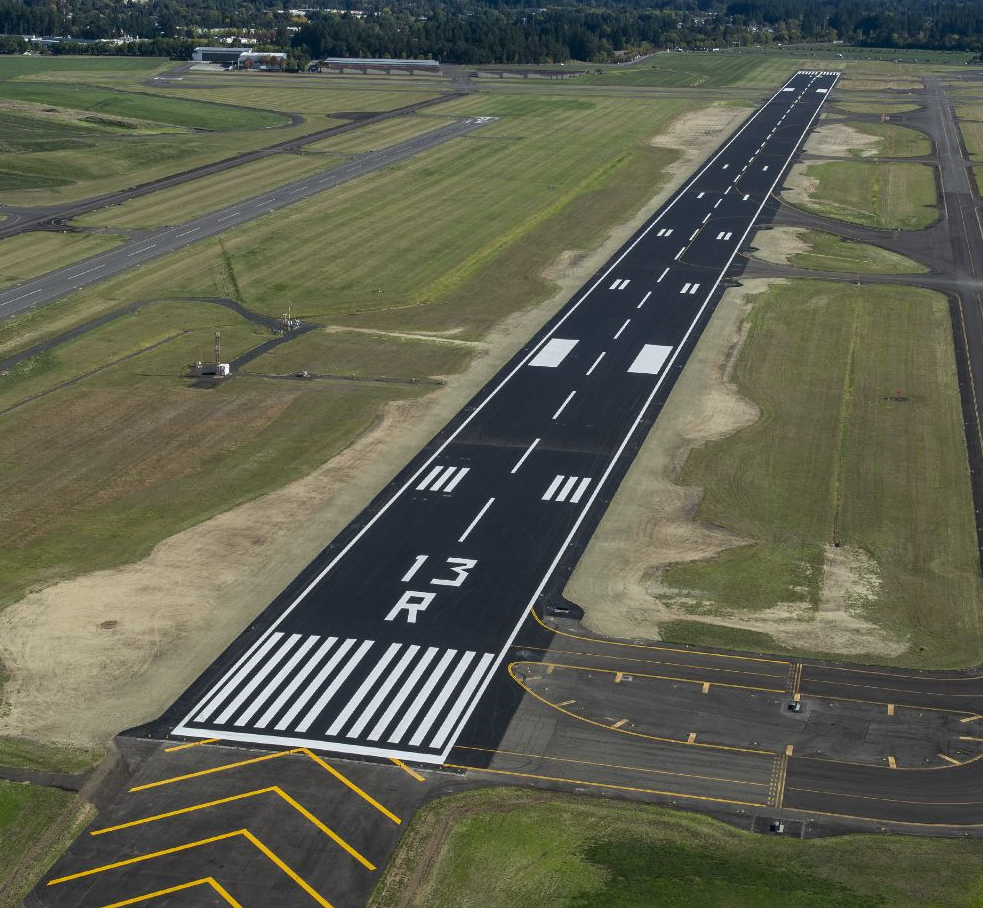
#> input picture images/2.png, 983 x 908 px, found by its file name
$ jupyter execute hough.ipynb
#> lines starting #> are read from the running program, lines starting #| are printed output that depends on the picture; after the words box and inside, x2 and y2 are one past the last pixel; in counts of white or black regions, pixels touching at a corner belong together
[cell 1]
import cv2
import numpy as np
import matplotlib.pyplot as plt
'''
Input:
    2 coordinates of line segment
Output:
    Hough parameters theta and rho, and length of line
    theta is the slope angle of normal line of line
    rho is the distance to origin with sign depending on sign of x intersect
    range of theta is within -pi/2 to pi/2
    range of rho is within -maxRho to maxRho, where maxRho is the length of diagnoal line of image
    To distinguish 2 line segments with same distance to origin and slope but in different sides of origin,
    we define that for line with negative x intersect, rho is negative with abs equal to distance to origin.
'''
def computeHoughTransformCoord(x1, y1, x2, y2):

    if y1 == y2:
        theta = np.pi/2
        rho = abs(y1)
        length = abs(x1 - x2)
        return theta, rho, length

    k_inv =  (x1 - x2) / (y1 - y2)
    theta = np.arctan(-k_inv)

    A = y2 - y1
    B = x2 - x1
    C = abs(x2*y1 - x1*y2)
    length = np.sqrt(A**2 + B**2)
    rho = C / length

    # distinguish same distance and theta but different sides
    X0 = - k_inv * y1 + x1
    if X0 < 0:
        rho = -rho

    return theta, rho, length

'''
compute average gray scale around a line
'''
def average_grayscale_along_line(image, x1, y1, x2, y2):
    # Calculate the length of the line
    L = np.sqrt((x2 - x1)**2 + (y2 - y1)**2)

    # Calculate the unit direction vector
    vx = (x2 - x1) / L
    vy = (y2 - y1) / L

    # Initialize a list to store average grayscale values
    grayscale_values = []

    # Iterate over each point along the line
    for i in range(int(L)):
        x = int(x1 + i * vx)
        y = int(y1 + i * vy)

        # Iterate over 5 points to the left and 5 points to the right of the current point
        for j in range(-9, 10):
            x_neighbor = x + j
            if x_neighbor >= 0 and x_neighbor < image.shape[1]\
                and y >= 0 and y < image.shape[0]:
                grayscale_value = image[y, x_neighbor]
                grayscale_values.append(grayscale_value)

    average_grayscale = np.mean(grayscale_values)

    return average_grayscale


'''
Input:
    grid: a list contains (theta, rho, line, d) tuple
    color: the color of runway
    draw: whether to draw result
Output:
    (theta, rho): Hough parameters
'''
def computeResult(grid: list, lineImg, color = (0, 0, 255), draw=False):
    # 假设 max_index 是一个包含多个元组 (theta, rho) 的列表
    thetas = [pair[0] for pair in grid]
    rhos = [pair[1] for pair in grid]
    lines = [pair[2] for pair in grid]
    ds = [pair[3] for pair in grid]

    # [9 lines of commented-out code are left out]

    x = []
    y = []
    weights = []
    for line, d in zip(lines, ds):
        line = line[0]
        x.append(line[0])
        x.append(line[2])
        y.append(line[1])
        y.append(line[3])
        weights.append(d)
        weights.append(d)

    A = np.vstack([x, np.ones(len(x))]).T
    w = np.diag(np.sqrt(weights))
    m, c = np.linalg.lstsq(w @ A, y @ w, rcond=None)[0]

    if(m == 0):
        theta = np.pi/2
        rho = c
    else:
        theta = np.arctan(-1/m)
        rho = c * np.sin(theta)

    if draw == True:
        # draw result lines
        if theta == 0:
            cv2.line(lineImg, (rho, -1000), (rho, 1000), color, 1)
        elif not np.isnan(theta):
            LL = 3000
            cv2.line(lineImg, (0, int(c)), (LL, int( LL *m + c)), color, 1)

        # draw grid lines
        for line, d in zip(lines, ds):
            x1, y1, x2, y2 = map(int, line[0])
            cv2.line(lineImg, (x1, y1), (x2, y2), (255, 0, 255), 1)

    return theta, rho

def draw_lines(img, lines, gray_thres):
    drawn_img = img.copy()
    gray = cv2.cvtColor(img, cv2.COLOR_BGR2GRAY)
    for line in lines:
        x1, y1, x2, y2 = map(int, line[0])
        average_grayscale = average_grayscale_along_line(gray, x1, y1, x2, y2)
        if average_grayscale < gray_thres:
            cv2.line(drawn_img, (x1, y1), (x2, y2), (255, 0, 0), 1, cv2.LINE_AA)
        else:
            cv2.line(drawn_img, (x1, y1), (x2, y2), (0, 255, 0), 1, cv2.LINE_AA)
    plt.imshow(cv2.cvtColor(drawn_img, cv2.COLOR_BGR2RGB))
    # plt.show()

[cell 2]
img = cv2.imread("images/2.png")
#> img is the input picture: shape (908, 983, 3); mean B, G, R 79.9, 95.6, 93.9
gray = cv2.cvtColor(img, cv2.COLOR_BGR2GRAY)
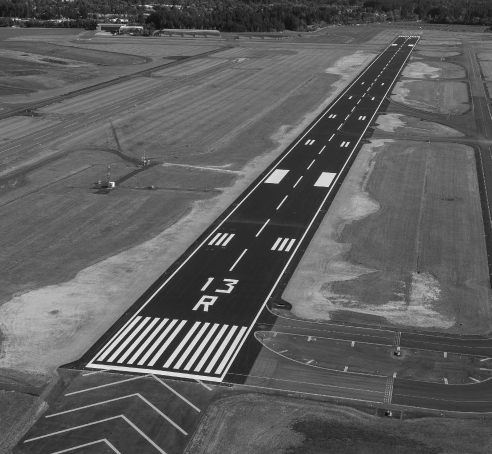
#> gray: shape (908, 983) (shown at 1/2 size); min 1, max 255, mean 93.3

height, width, _ = img.shape
lsd = cv2.createLineSegmentDetector(scale=0.8, sigma_scale=0.6, quant=2.0, ang_th=22.5, log_eps=0.0, density_th=0.7, n_bins=1024)
lines, _, prec, nfa = lsd.detect(gray)
#> lines = 1596 rows, first 6: [438.4, 754.5, 226.8, 730.1], [306.7, 747, 387, 757.3], [220.5, 738.6, 301.8, 746.5], [384.4, 619.8, 390.6, 619.7], [274.4, 728.9, 283.2, 729.5], [528.2, 364.9, 555.7, 366.7]; prec = 1596 values from 0.125 to 0.125; nfa = None

length_thres = 2
gray_thres = 0

plt.figure(figsize=[15,15])

# show original lines
plt.subplot(2,2,1)
draw_lines(img, lines, gray_thres)
#> the loop in draw_lines, `for line in lines:` made 1596 passes
#> (line, x1, y1, x2, y2, L in average_grayscale_along_line, vx in average_grayscale_along_line, vy in average_grayscale_along_line) on passes 1 to 3: ([[438.4, 754.5, 226.8, 730.1]], 438, 754, 226, 730, 213.4, -0.994, -0.112), ([[306.7, 747, 387, 757.3]], 306, 747, 386, 757, 80.62, 0.992, 0.124), ([[220.5, 738.6, 301.8, 746.5]], 220, 738, 301, 746, 81.39, 0.995, 0.0983)
#> after the loop in draw_lines, `for line in lines:`:
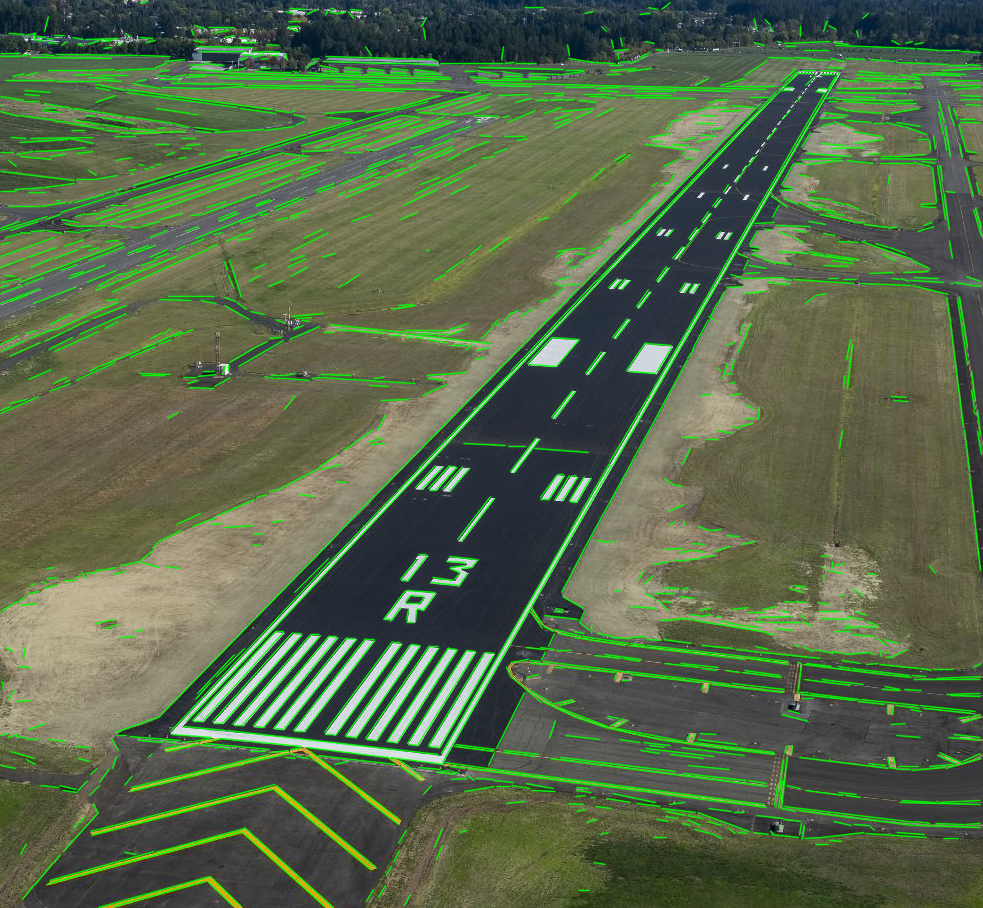
#> drawn_img: shape (908, 983, 3); 13.89% of pixels changed, all inside (x1, y1, x2, y2) = (0, 0, 983, 908)

thetaList = []
dList = []
rhoList = []
lineList = []
for line in lines:
    # check average gray scale
    x1, y1, x2, y2 = map(int, line[0])
    average_grayscale = average_grayscale_along_line(gray, x1, y1, x2, y2)
    if average_grayscale < gray_thres:
        continue

    # check short lines and horizontal lines
    theta, rho, d = computeHoughTransformCoord(x1, y1, x2, y2)
    if d < length_thres:
        continue
    if abs(np.abs(theta) - np.pi/2) < np.pi / 16 or np.abs(theta) > 1.5707963:
        continue

    thetaList.append(theta)
    dList.append(d)
    rhoList.append(rho)
    lineList.append(line)
#> this loop made 1596 passes

# show filtered lines
plt.subplot(2,2,2)
draw_lines(img, lineList, gray_thres)
#> call 2 of draw_lines, with gray_thres = 0
#> the loop in draw_lines (call 2), `for line in lines:` made 816 passes
#> line on passes 1 to 3: [[417.9, 608.9, 423.5, 610.2]], [[228.2, 371.9, 228.7, 364.3]], [[408.7, 609.2, 406.4, 620.8]]
#> after the loop in draw_lines (call 2), `for line in lines:`:
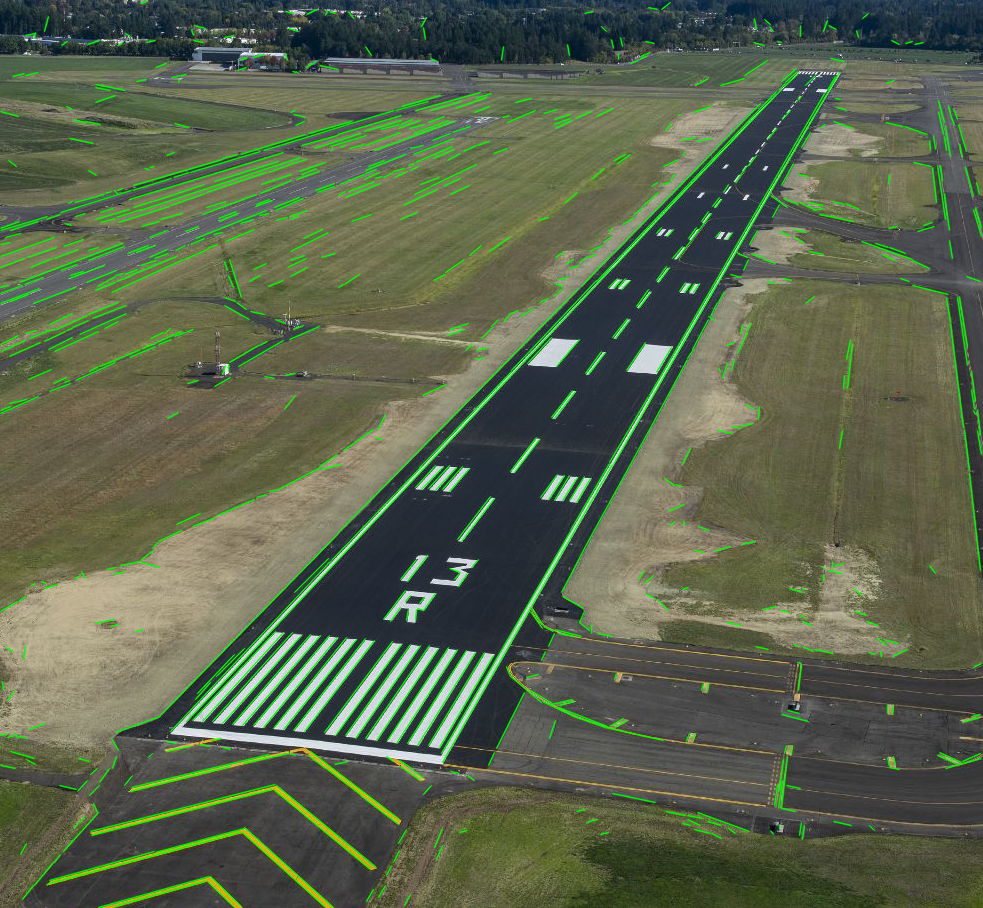
#> drawn_img: shape (908, 983, 3); 7.23% of pixels changed, all inside (x1, y1, x2, y2) = (0, 0, 983, 908)


if width * height < 100000:
    N = 40
else:
    N = 60

Ntheta = N
Nrho = N
maxRho = np.sqrt(img.shape[0]**2 + img.shape[1]**2)
# 创建一个网格
theta_bins = np.linspace(-np.pi/2, np.pi/2, num=Ntheta)
rho_bins = np.linspace(-maxRho, maxRho, num=Nrho)
totalLengthGrid = np.zeros((len(theta_bins) - 1, len(rho_bins) - 1))
thetaRhoGrid = [[[] for _ in range(len(rho_bins) - 1)] for _ in range(len(theta_bins) - 1)]

# 映射thetaList和rhoList到网格中
for theta, rho, d, line in zip(thetaList, rhoList, dList, lineList):
    theta_idx = np.digitize(theta, theta_bins) - 1
    rho_idx = np.digitize(rho, rho_bins) - 1
    # print(theta, rho, theta_idx, rho_idx)
    totalLengthGrid[theta_idx, rho_idx] += d
    thetaRhoGrid[theta_idx][rho_idx].append((theta, rho, line, d))
#> this loop made 816 passes
#> (theta, rho, d, line) on passes 1 to 3: (-1.25, -444.9, 6.32, [[417.9, 608.9, 423.5, 610.2]]), (0, 228, 7, [[228.2, 371.9, 228.7, 364.3]]), (0.18, 510.4, 11.18, [[408.7, 609.2, 406.4, 620.8]])

# 绘制热力图
plt.subplot(2,2,3)
plt.imshow(totalLengthGrid, extent=(rho_bins[0], rho_bins[-1], theta_bins[0], theta_bins[-1]), aspect='auto', origin='lower')
plt.colorbar()
plt.xlabel('Rho')
plt.ylabel('Theta')
# plt.show()

# 找到最大元素的索引
max_index = np.unravel_index(np.argmax(totalLengthGrid), totalLengthGrid.shape)
max_d = totalLengthGrid[max_index]

# 将最大元素设为负无穷
totalLengthGrid[max_index] = -np.inf
#> totalLengthGrid: shape (59, 59) float64; 0.03% of the values are NaN or infinite; the others: min 0, max 1920, mean 6.04

# 找到第二大元素的索引
second_max_index = np.unravel_index(np.argmax(totalLengthGrid), totalLengthGrid.shape)
second_max_d = totalLengthGrid[second_max_index]

totalLengthGrid[second_max_index] = -np.inf
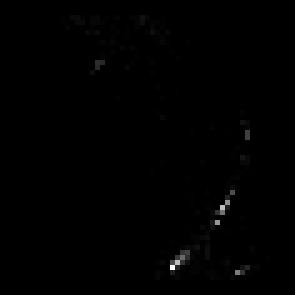
#> totalLengthGrid: shape (59, 59) float64 (shown 5 times larger); 0.06% of the values are NaN or infinite; the others: min 0, max 1446.5, mean 5.49; drawn with min black, max white, NaN and infinite black

third_max_index = np.unravel_index(np.argmax(totalLengthGrid), totalLengthGrid.shape)
third_max_d = totalLengthGrid[third_max_index]

lineImg = img.copy()
theta0, rho0 = computeResult(thetaRhoGrid[max_index[0]][max_index[1]], lineImg, color = (0, 0, 255), draw=True)
#> the loop in computeResult, `for line, d in zip(lines, ds):` made 22 passes
#> (line, d) on passes 1 to 8: ([[222.6, 723.9, 301.3, 635.1]], 118.3), ([[328.8, 563.8, 170.5, 731.7]], 230.6), ([[202.9, 721.8, 283.9, 632.8]], 120.3), ([[293, 632.9, 213, 721.6]], 119.7), ([[186.1, 721.2, 612.8, 267.7]], 622.6), ([[275.3, 631.5, 192.8, 720.2]], 121.7), ([[435.6, 490.8, 456.1, 467.5]], 31.14), ([[511.2, 371.1, 429.7, 457.2]], 118.8)
#> after the loop in computeResult, `for line, d in zip(lines, ds):`:
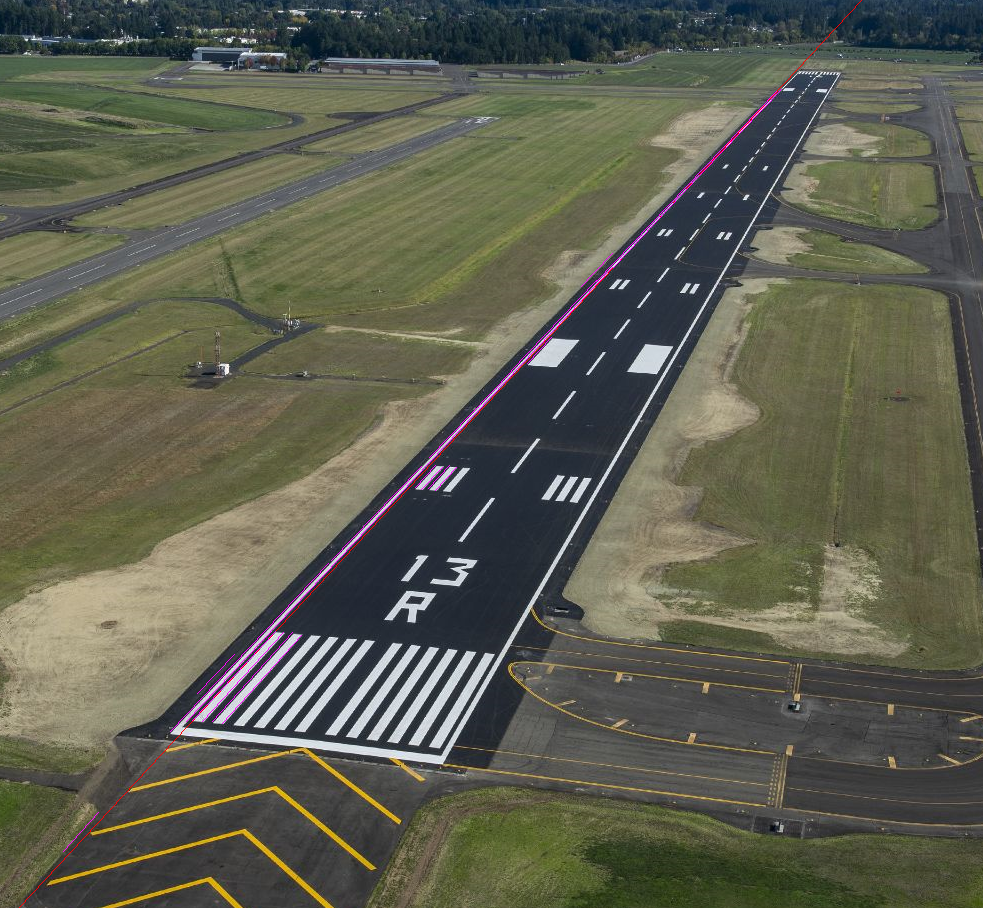
#> lineImg: shape (908, 983, 3); mean B, G, R 80, 95.3, 94.3
theta1, rho1 = computeResult(thetaRhoGrid[second_max_index[0]][second_max_index[1]], lineImg, color = (0, 255, 0), draw=True)
#> the loop in computeResult (call 2), `for line, d in zip(lines, ds):` made 17 passes
#> (line, d) on passes 1 to 8: ([[442.5, 762.2, 612.8, 464.8]], 343.1), ([[613.3, 464.5, 717.9, 283]], 208.8), ([[484.5, 652.7, 428.7, 745.5]], 108.6), ([[439.6, 747.5, 493.4, 655.1]], 106.7), ([[576.7, 502.3, 590.8, 478.7]], 27.78), ([[648.8, 396, 609.9, 462.9]], 76.66), ([[570, 531, 441.1, 754]], 256.8), ([[609.6, 463.3, 570.2, 530.9]], 77.52)
# computeResult(thetaRhoGrid[third_max_index[0]][third_max_index[1]], lineImg, color=(255, 0, 0), draw=True)

plt.subplot(2,2,4)
plt.imshow(cv2.cvtColor(lineImg, cv2.COLOR_BGR2RGB))
plt.show()
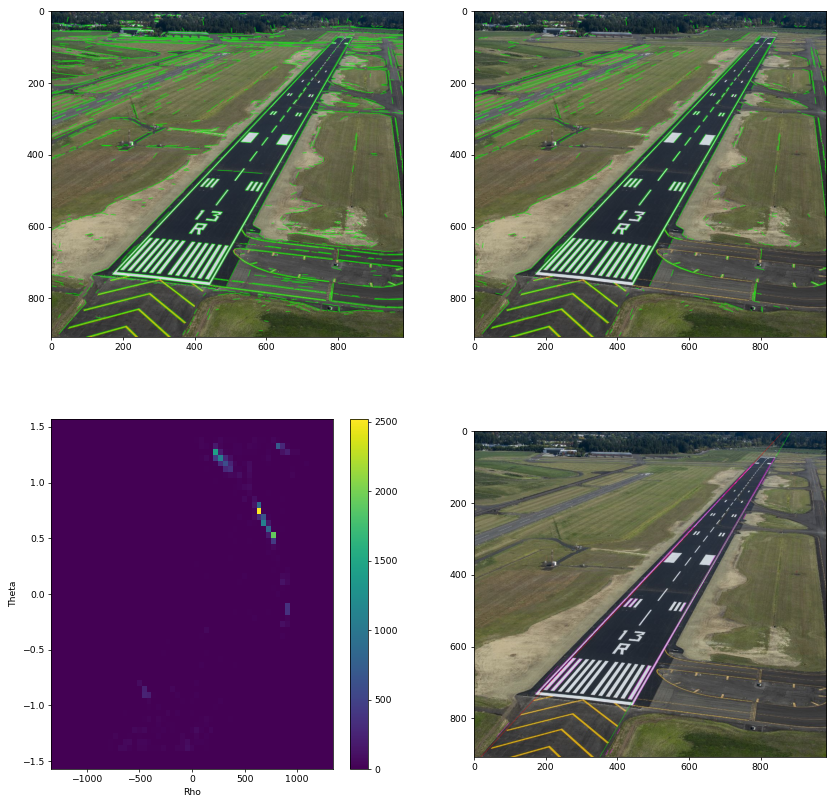
#> figure drawn by matplotlib, 5 panels
